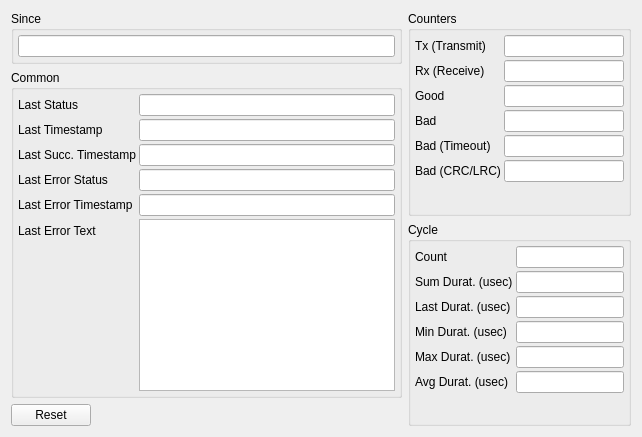
<?xml version="1.0" encoding="UTF-8"?>
<ui version="4.0">
 <class>mbServerPortStatisticsUi</class>
 <widget class="QWidget" name="mbServerPortStatisticsUi">
  <property name="geometry">
   <rect>
    <x>0</x>
    <y>0</y>
    <width>642</width>
    <height>437</height>
   </rect>
  </property>
  <layout class="QHBoxLayout" name="horizontalLayout_2">
   <item>
    <layout class="QVBoxLayout" name="verticalLayout_2">
     <item>
      <widget class="QGroupBox" name="groupBox_4">
       <property name="title">
        <string>Since</string>
       </property>
       <layout class="QHBoxLayout" name="horizontalLayout_3">
        <property name="spacing">
         <number>2</number>
        </property>
        <property name="leftMargin">
         <number>4</number>
        </property>
        <property name="topMargin">
         <number>4</number>
        </property>
        <property name="rightMargin">
         <number>4</number>
        </property>
        <property name="bottomMargin">
         <number>4</number>
        </property>
        <item>
         <widget class="QLineEdit" name="lnSinceTimestamp">
          <property name="readOnly">
           <bool>true</bool>
          </property>
         </widget>
        </item>
       </layout>
      </widget>
     </item>
     <item>
      <widget class="QGroupBox" name="groupBox_3">
       <property name="title">
        <string>Common</string>
       </property>
       <layout class="QFormLayout" name="formLayout_4">
        <property name="horizontalSpacing">
         <number>3</number>
        </property>
        <property name="verticalSpacing">
         <number>3</number>
        </property>
        <property name="leftMargin">
         <number>4</number>
        </property>
        <property name="topMargin">
         <number>4</number>
        </property>
        <property name="rightMargin">
         <number>4</number>
        </property>
        <property name="bottomMargin">
         <number>4</number>
        </property>
        <item row="0" column="0">
         <widget class="QLabel" name="label_18">
          <property name="text">
           <string>Last Status</string>
          </property>
         </widget>
        </item>
        <item row="0" column="1">
         <widget class="QLineEdit" name="lnLastStatus">
          <property name="readOnly">
           <bool>true</bool>
          </property>
         </widget>
        </item>
        <item row="1" column="0">
         <widget class="QLabel" name="label_19">
          <property name="text">
           <string>Last Timestamp</string>
          </property>
         </widget>
        </item>
        <item row="1" column="1">
         <widget class="QLineEdit" name="lnLastTimestamp">
          <property name="readOnly">
           <bool>true</bool>
          </property>
         </widget>
        </item>
        <item row="2" column="0">
         <widget class="QLabel" name="label_20">
          <property name="text">
           <string>Last Succ. Timestamp</string>
          </property>
         </widget>
        </item>
        <item row="2" column="1">
         <widget class="QLineEdit" name="lnLastSuccessTimestamp">
          <property name="minimumSize">
           <size>
            <width>180</width>
            <height>0</height>
           </size>
          </property>
          <property name="readOnly">
           <bool>true</bool>
          </property>
         </widget>
        </item>
        <item row="3" column="0">
         <widget class="QLabel" name="label_21">
          <property name="text">
           <string>Last Error Status</string>
          </property>
         </widget>
        </item>
        <item row="3" column="1">
         <widget class="QLineEdit" name="lnLastErrorStatus">
          <property name="readOnly">
           <bool>true</bool>
          </property>
         </widget>
        </item>
        <item row="4" column="0">
         <widget class="QLabel" name="label_22">
          <property name="text">
           <string>Last Error Timestamp</string>
          </property>
         </widget>
        </item>
        <item row="4" column="1">
         <widget class="QLineEdit" name="lnLastErrorTimestamp">
          <property name="readOnly">
           <bool>true</bool>
          </property>
         </widget>
        </item>
        <item row="5" column="0">
         <widget class="QLabel" name="label_23">
          <property name="text">
           <string>Last Error Text</string>
          </property>
         </widget>
        </item>
        <item row="5" column="1">
         <widget class="QPlainTextEdit" name="txtLastErrorText">
          <property name="readOnly">
           <bool>true</bool>
          </property>
         </widget>
        </item>
       </layout>
      </widget>
     </item>
     <item>
      <layout class="QHBoxLayout" name="horizontalLayout">
       <item>
        <widget class="QPushButton" name="btnReset">
         <property name="text">
          <string>Reset</string>
         </property>
        </widget>
       </item>
       <item>
        <spacer name="horizontalSpacer">
         <property name="orientation">
          <enum>Qt::Horizontal</enum>
         </property>
         <property name="sizeHint" stdset="0">
          <size>
           <width>40</width>
           <height>20</height>
          </size>
         </property>
        </spacer>
       </item>
      </layout>
     </item>
    </layout>
   </item>
   <item>
    <layout class="QVBoxLayout" name="verticalLayout">
     <item>
      <widget class="QGroupBox" name="groupBox_2">
       <property name="title">
        <string>Counters</string>
       </property>
       <layout class="QFormLayout" name="formLayout_2">
        <property name="horizontalSpacing">
         <number>3</number>
        </property>
        <property name="verticalSpacing">
         <number>3</number>
        </property>
        <property name="leftMargin">
         <number>4</number>
        </property>
        <property name="topMargin">
         <number>4</number>
        </property>
        <property name="rightMargin">
         <number>4</number>
        </property>
        <property name="bottomMargin">
         <number>4</number>
        </property>
        <item row="0" column="0">
         <widget class="QLabel" name="label_6">
          <property name="text">
           <string>Tx (Transmit)</string>
          </property>
         </widget>
        </item>
        <item row="0" column="1">
         <widget class="QLineEdit" name="lnCountTx">
          <property name="readOnly">
           <bool>true</bool>
          </property>
         </widget>
        </item>
        <item row="1" column="0">
         <widget class="QLabel" name="label_12">
          <property name="text">
           <string>Rx (Receive)</string>
          </property>
         </widget>
        </item>
        <item row="1" column="1">
         <widget class="QLineEdit" name="lnCountRx">
          <property name="readOnly">
           <bool>true</bool>
          </property>
         </widget>
        </item>
        <item row="2" column="0">
         <widget class="QLabel" name="label_7">
          <property name="text">
           <string>Good</string>
          </property>
         </widget>
        </item>
        <item row="2" column="1">
         <widget class="QLineEdit" name="lnCountGood">
          <property name="readOnly">
           <bool>true</bool>
          </property>
         </widget>
        </item>
        <item row="3" column="0">
         <widget class="QLabel" name="label_8">
          <property name="text">
           <string>Bad</string>
          </property>
         </widget>
        </item>
        <item row="3" column="1">
         <widget class="QLineEdit" name="lnCountBad">
          <property name="readOnly">
           <bool>true</bool>
          </property>
         </widget>
        </item>
        <item row="4" column="0">
         <widget class="QLabel" name="label_9">
          <property name="text">
           <string>Bad (Timeout)</string>
          </property>
         </widget>
        </item>
        <item row="4" column="1">
         <widget class="QLineEdit" name="lnCountBadTimeout">
          <property name="readOnly">
           <bool>true</bool>
          </property>
         </widget>
        </item>
        <item row="5" column="0">
         <widget class="QLabel" name="label_10">
          <property name="text">
           <string>Bad (CRC/LRC)</string>
          </property>
         </widget>
        </item>
        <item row="5" column="1">
         <widget class="QLineEdit" name="lnCountBadCRC">
          <property name="readOnly">
           <bool>true</bool>
          </property>
         </widget>
        </item>
       </layout>
      </widget>
     </item>
     <item>
      <widget class="QGroupBox" name="groupBox">
       <property name="title">
        <string>Cycle</string>
       </property>
       <layout class="QFormLayout" name="formLayout">
        <property name="horizontalSpacing">
         <number>3</number>
        </property>
        <property name="verticalSpacing">
         <number>3</number>
        </property>
        <property name="leftMargin">
         <number>4</number>
        </property>
        <property name="topMargin">
         <number>4</number>
        </property>
        <property name="rightMargin">
         <number>4</number>
        </property>
        <property name="bottomMargin">
         <number>4</number>
        </property>
        <item row="0" column="0">
         <widget class="QLabel" name="label">
          <property name="text">
           <string>Count</string>
          </property>
         </widget>
        </item>
        <item row="0" column="1">
         <widget class="QLineEdit" name="lnCycleCount">
          <property name="readOnly">
           <bool>true</bool>
          </property>
         </widget>
        </item>
        <item row="1" column="0">
         <widget class="QLabel" name="label_13">
          <property name="text">
           <string>Sum Durat. (usec)</string>
          </property>
         </widget>
        </item>
        <item row="1" column="1">
         <widget class="QLineEdit" name="lnCycleSumDuration">
          <property name="readOnly">
           <bool>true</bool>
          </property>
         </widget>
        </item>
        <item row="2" column="0">
         <widget class="QLabel" name="label_2">
          <property name="text">
           <string>Last Durat. (usec)</string>
          </property>
         </widget>
        </item>
        <item row="2" column="1">
         <widget class="QLineEdit" name="lnCycleLastDuration">
          <property name="readOnly">
           <bool>true</bool>
          </property>
         </widget>
        </item>
        <item row="3" column="0">
         <widget class="QLabel" name="label_3">
          <property name="text">
           <string>Min Durat. (usec)</string>
          </property>
         </widget>
        </item>
        <item row="3" column="1">
         <widget class="QLineEdit" name="lnCycleMinDuration">
          <property name="readOnly">
           <bool>true</bool>
          </property>
         </widget>
        </item>
        <item row="4" column="0">
         <widget class="QLabel" name="label_4">
          <property name="text">
           <string>Max Durat. (usec)</string>
          </property>
         </widget>
        </item>
        <item row="4" column="1">
         <widget class="QLineEdit" name="lnCycleMaxDuration">
          <property name="readOnly">
           <bool>true</bool>
          </property>
         </widget>
        </item>
        <item row="5" column="0">
         <widget class="QLabel" name="label_5">
          <property name="text">
           <string>Avg Durat. (usec)</string>
          </property>
         </widget>
        </item>
        <item row="5" column="1">
         <widget class="QLineEdit" name="lnCycleAvgDuration">
          <property name="readOnly">
           <bool>true</bool>
          </property>
         </widget>
        </item>
       </layout>
      </widget>
     </item>
    </layout>
   </item>
  </layout>
 </widget>
 <resources/>
 <connections/>
</ui>
